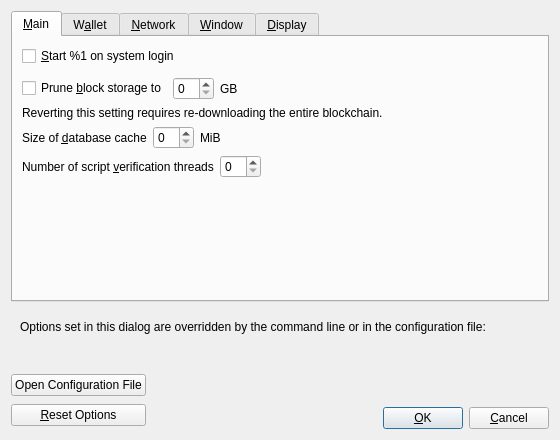
<?xml version="1.0" encoding="UTF-8"?>
<ui version="4.0">
 <class>OptionsDialog</class>
 <widget class="QDialog" name="OptionsDialog">
  <property name="geometry">
   <rect>
    <x>0</x>
    <y>0</y>
    <width>560</width>
    <height>440</height>
   </rect>
  </property>
  <property name="windowTitle">
   <string>Options</string>
  </property>
  <property name="modal">
   <bool>true</bool>
  </property>
  <layout class="QVBoxLayout" name="verticalLayout">
   <item>
    <widget class="QTabWidget" name="tabWidget">
     <property name="currentIndex">
      <number>0</number>
     </property>
     <widget class="QWidget" name="tabMain">
      <attribute name="title">
       <string>&amp;Main</string>
      </attribute>
      <layout class="QVBoxLayout" name="verticalLayout_Main">
       <item>
        <widget class="QCheckBox" name="tangerineAtStartup">
         <property name="toolTip">
          <string>Automatically start %1 after logging in to the system.</string>
         </property>
         <property name="text">
          <string>&amp;Start %1 on system login</string>
         </property>
        </widget>
       </item>
       <item>
        <spacer name="horizontalSpacer_0_Main">
         <property name="orientation">
          <enum>Qt::Horizontal</enum>
         </property>
         <property name="sizeHint" stdset="0">
          <size>
           <width>40</width>
           <height>5</height>
          </size>
         </property>
        </spacer>
       </item>
       <item>
       <layout class="QHBoxLayout" name="horizontalLayout_Main_Prune">
        <item>
         <widget class="QCheckBox" name="prune">
          <property name="toolTip">
           <string>Enabling pruning significantly reduces the disk space required to store transactions. All blocks are still fully validated. Reverting this setting requires re-downloading the entire blockchain.</string>
          </property>
          <property name="text">
           <string>Prune &amp;block storage to</string>
          </property>
         </widget>
        </item>
        <item>
         <widget class="QSpinBox" name="pruneSize"/>
        </item>
         <item>
          <widget class="QLabel" name="pruneSizeUnitLabel">
           <property name="text">
            <string>GB</string>
           </property>
           <property name="textFormat">
            <enum>Qt::PlainText</enum>
           </property>
          </widget>
         </item>
         <item>
          <spacer name="horizontalSpacer_Main_Prune">
           <property name="orientation">
            <enum>Qt::Horizontal</enum>
           </property>
           <property name="sizeHint" stdset="0">
            <size>
             <width>40</width>
             <height>20</height>
            </size>
           </property>
          </spacer>
         </item>
        </layout>
       </item>
       <item>
        <widget class="QLabel" name="pruneWarning">
         <property name="text">
          <string>Reverting this setting requires re-downloading the entire blockchain.</string>
         </property>
         <property name="textFormat">
          <enum>Qt::PlainText</enum>
         </property>
        </widget>
       </item>
       <item>
        <layout class="QHBoxLayout" name="horizontalLayout_2_Main">
         <item>
          <widget class="QLabel" name="databaseCacheLabel">
           <property name="text">
            <string>Size of &amp;database cache</string>
           </property>
           <property name="textFormat">
            <enum>Qt::PlainText</enum>
           </property>
           <property name="buddy">
            <cstring>databaseCache</cstring>
           </property>
          </widget>
         </item>
         <item>
          <widget class="QSpinBox" name="databaseCache"/>
         </item>
         <item>
          <widget class="QLabel" name="databaseCacheUnitLabel">
           <property name="text">
            <string>MiB</string>
           </property>
           <property name="textFormat">
            <enum>Qt::PlainText</enum>
           </property>
          </widget>
         </item>
         <item>
          <spacer name="horizontalSpacer_2_Main">
           <property name="orientation">
            <enum>Qt::Horizontal</enum>
           </property>
           <property name="sizeHint" stdset="0">
            <size>
             <width>40</width>
             <height>20</height>
            </size>
           </property>
          </spacer>
         </item>
        </layout>
       </item>
       <item>
        <layout class="QHBoxLayout" name="horizontalLayout_Main_VerifyLabel">
         <item>
          <widget class="QLabel" name="threadsScriptVerifLabel">
           <property name="text">
            <string>Number of script &amp;verification threads</string>
           </property>
           <property name="textFormat">
            <enum>Qt::PlainText</enum>
           </property>
           <property name="buddy">
            <cstring>threadsScriptVerif</cstring>
           </property>
          </widget>
         </item>
         <item>
          <widget class="QSpinBox" name="threadsScriptVerif">
           <property name="toolTip">
            <string>(0 = auto, &lt;0 = leave that many cores free)</string>
           </property>
          </widget>
         </item>
         <item>
          <spacer name="horizontalSpacer_Main_Threads">
           <property name="orientation">
            <enum>Qt::Horizontal</enum>
           </property>
           <property name="sizeHint" stdset="0">
            <size>
             <width>40</width>
             <height>20</height>
            </size>
           </property>
          </spacer>
         </item>
        </layout>
       </item>
       <item>
        <spacer name="verticalSpacer_Main">
         <property name="orientation">
          <enum>Qt::Vertical</enum>
         </property>
         <property name="sizeHint" stdset="0">
          <size>
           <width>20</width>
           <height>40</height>
          </size>
         </property>
        </spacer>
       </item>
      </layout>
     </widget>
     <widget class="QWidget" name="tabWallet">
      <attribute name="title">
       <string>W&amp;allet</string>
      </attribute>
      <layout class="QVBoxLayout" name="verticalLayout_Wallet">
       <item>
        <widget class="QGroupBox" name="groupBox">
         <property name="title">
          <string>Expert</string>
         </property>
         <layout class="QVBoxLayout" name="verticalLayout_2">
          <item>
           <widget class="QCheckBox" name="coinControlFeatures">
            <property name="toolTip">
             <string>Whether to show coin control features or not.</string>
            </property>
            <property name="text">
             <string>Enable coin &amp;control features</string>
            </property>
           </widget>
          </item>
          <item>
           <widget class="QCheckBox" name="spendZeroConfChange">
            <property name="toolTip">
             <string>If you disable the spending of unconfirmed change, the change from a transaction cannot be used until that transaction has at least one confirmation. This also affects how your balance is computed.</string>
            </property>
            <property name="text">
             <string>&amp;Spend unconfirmed change</string>
            </property>
           </widget>
          </item>
         </layout>
        </widget>
       </item>
       <item>
        <spacer name="verticalSpacer_Wallet">
         <property name="orientation">
          <enum>Qt::Vertical</enum>
         </property>
         <property name="sizeHint" stdset="0">
          <size>
           <width>20</width>
           <height>40</height>
          </size>
         </property>
        </spacer>
       </item>
      </layout>
     </widget>
     <widget class="QWidget" name="tabNetwork">
      <attribute name="title">
       <string>&amp;Network</string>
      </attribute>
      <layout class="QVBoxLayout" name="verticalLayout_Network">
       <item>
        <widget class="QCheckBox" name="mapPortUpnp">
         <property name="toolTip">
          <string>Automatically open the Tangerine client port on the router. This only works when your router supports UPnP and it is enabled.</string>
         </property>
         <property name="text">
          <string>Map port using &amp;UPnP</string>
         </property>
        </widget>
       </item>
       <item>
        <widget class="QCheckBox" name="mapPortNatpmp">
         <property name="toolTip">
          <string>Automatically open the Tangerine client port on the router. This only works when your router supports NAT-PMP and it is enabled. The external port could be random.</string>
         </property>
         <property name="text">
          <string>Map port using NA&amp;T-PMP</string>
         </property>
        </widget>
       </item>
       <item>
        <widget class="QCheckBox" name="allowIncoming">
         <property name="toolTip">
          <string>Accept connections from outside.</string>
         </property>
         <property name="text">
          <string>Allow incomin&amp;g connections</string>
         </property>
        </widget>
       </item>
       <item>
        <widget class="QCheckBox" name="connectSocks">
         <property name="toolTip">
          <string>Connect to the Tangerine network through a SOCKS5 proxy.</string>
         </property>
         <property name="text">
          <string>&amp;Connect through SOCKS5 proxy (default proxy):</string>
         </property>
        </widget>
       </item>
       <item>
        <layout class="QHBoxLayout" name="horizontalLayout_1_Network">
         <item>
          <widget class="QLabel" name="proxyIpLabel">
           <property name="text">
            <string>Proxy &amp;IP:</string>
           </property>
           <property name="textFormat">
            <enum>Qt::PlainText</enum>
           </property>
           <property name="buddy">
            <cstring>proxyIp</cstring>
           </property>
          </widget>
         </item>
         <item>
          <widget class="QValidatedLineEdit" name="proxyIp">
           <property name="minimumSize">
            <size>
             <width>140</width>
             <height>0</height>
            </size>
           </property>
           <property name="maximumSize">
            <size>
             <width>140</width>
             <height>16777215</height>
            </size>
           </property>
           <property name="toolTip">
            <string>IP address of the proxy (e.g. IPv4: 127.0.0.1 / IPv6: ::1)</string>
           </property>
          </widget>
         </item>
         <item>
          <widget class="QLabel" name="proxyPortLabel">
           <property name="text">
            <string>&amp;Port:</string>
           </property>
           <property name="textFormat">
            <enum>Qt::PlainText</enum>
           </property>
           <property name="buddy">
            <cstring>proxyPort</cstring>
           </property>
          </widget>
         </item>
         <item>
          <widget class="QLineEdit" name="proxyPort">
           <property name="minimumSize">
            <size>
             <width>55</width>
             <height>0</height>
            </size>
           </property>
           <property name="maximumSize">
            <size>
             <width>55</width>
             <height>16777215</height>
            </size>
           </property>
           <property name="toolTip">
            <string>Port of the proxy (e.g. 9050)</string>
           </property>
          </widget>
         </item>
         <item>
          <spacer name="horizontalSpacer_1_Network">
           <property name="orientation">
            <enum>Qt::Horizontal</enum>
           </property>
           <property name="sizeHint" stdset="0">
            <size>
             <width>40</width>
             <height>20</height>
            </size>
           </property>
          </spacer>
         </item>
        </layout>
       </item>
       <item>
        <layout class="QHBoxLayout" name="horizontalLayout_2_Network">
         <item>
          <widget class="QLabel" name="proxyActiveNets">
           <property name="text">
            <string>Used for reaching peers via:</string>
           </property>
           <property name="textFormat">
            <enum>Qt::PlainText</enum>
           </property>
          </widget>
         </item>
         <item>
          <widget class="QCheckBox" name="proxyReachIPv4">
           <property name="enabled">
            <bool>false</bool>
           </property>
           <property name="toolTip">
            <string>Shows if the supplied default SOCKS5 proxy is used to reach peers via this network type.</string>
           </property>
           <property name="text">
            <string/>
           </property>
          </widget>
         </item>
         <item>
          <widget class="QLabel" name="proxyReachIPv4Label">
           <property name="text">
            <string>IPv4</string>
           </property>
           <property name="textFormat">
            <enum>Qt::PlainText</enum>
           </property>
          </widget>
         </item>
         <item>
          <widget class="QCheckBox" name="proxyReachIPv6">
           <property name="enabled">
            <bool>false</bool>
           </property>
           <property name="toolTip">
            <string>Shows if the supplied default SOCKS5 proxy is used to reach peers via this network type.</string>
           </property>
           <property name="text">
            <string/>
           </property>
          </widget>
         </item>
         <item>
          <widget class="QLabel" name="proxyReachIPv6Label">
           <property name="text">
            <string>IPv6</string>
           </property>
           <property name="textFormat">
            <enum>Qt::PlainText</enum>
           </property>
          </widget>
         </item>
         <item>
          <widget class="QCheckBox" name="proxyReachTor">
           <property name="enabled">
            <bool>false</bool>
           </property>
           <property name="toolTip">
            <string>Shows if the supplied default SOCKS5 proxy is used to reach peers via this network type.</string>
           </property>
           <property name="text">
            <string/>
           </property>
          </widget>
         </item>
         <item>
          <widget class="QLabel" name="proxyReachTorLabel">
           <property name="text">
            <string>Tor</string>
           </property>
           <property name="textFormat">
            <enum>Qt::PlainText</enum>
           </property>
          </widget>
         </item>
         <item>
          <spacer name="horizontalSpacer_2_Network">
           <property name="orientation">
            <enum>Qt::Horizontal</enum>
           </property>
           <property name="sizeHint" stdset="0">
            <size>
             <width>40</width>
             <height>20</height>
            </size>
           </property>
          </spacer>
         </item>
        </layout>
       </item>
       <item>
        <widget class="QCheckBox" name="connectSocksTor">
         <property name="toolTip">
          <string>Connect to the Tangerine network through a separate SOCKS5 proxy for Tor onion services.</string>
         </property>
         <property name="text">
          <string>Use separate SOCKS&amp;5 proxy to reach peers via Tor onion services:</string>
         </property>
        </widget>
       </item>
       <item>
        <layout class="QHBoxLayout" name="horizontalLayout_3_Network">
         <item>
          <widget class="QLabel" name="proxyIpTorLabel">
           <property name="text">
            <string>Proxy &amp;IP:</string>
           </property>
           <property name="textFormat">
            <enum>Qt::PlainText</enum>
           </property>
           <property name="buddy">
            <cstring>proxyIpTor</cstring>
           </property>
          </widget>
         </item>
         <item>
          <widget class="QValidatedLineEdit" name="proxyIpTor">
           <property name="minimumSize">
            <size>
             <width>140</width>
             <height>0</height>
            </size>
           </property>
           <property name="maximumSize">
            <size>
             <width>140</width>
             <height>16777215</height>
            </size>
           </property>
           <property name="toolTip">
            <string>IP address of the proxy (e.g. IPv4: 127.0.0.1 / IPv6: ::1)</string>
           </property>
          </widget>
         </item>
         <item>
          <widget class="QLabel" name="proxyPortTorLabel">
           <property name="text">
            <string>&amp;Port:</string>
           </property>
           <property name="textFormat">
            <enum>Qt::PlainText</enum>
           </property>
           <property name="buddy">
            <cstring>proxyPortTor</cstring>
           </property>
          </widget>
         </item>
         <item>
          <widget class="QLineEdit" name="proxyPortTor">
           <property name="minimumSize">
            <size>
             <width>55</width>
             <height>0</height>
            </size>
           </property>
           <property name="maximumSize">
            <size>
             <width>55</width>
             <height>16777215</height>
            </size>
           </property>
           <property name="toolTip">
            <string>Port of the proxy (e.g. 9050)</string>
           </property>
          </widget>
         </item>
         <item>
          <spacer name="horizontalSpacer_4_Network">
           <property name="orientation">
            <enum>Qt::Horizontal</enum>
           </property>
           <property name="sizeHint" stdset="0">
            <size>
             <width>40</width>
             <height>20</height>
            </size>
           </property>
          </spacer>
         </item>
        </layout>
       </item>
       <item>
        <spacer name="verticalSpacer_Network">
         <property name="orientation">
          <enum>Qt::Vertical</enum>
         </property>
         <property name="sizeHint" stdset="0">
          <size>
           <width>20</width>
           <height>40</height>
          </size>
         </property>
        </spacer>
       </item>
      </layout>
     </widget>
     <widget class="QWidget" name="tabWindow">
      <attribute name="title">
       <string>&amp;Window</string>
      </attribute>
      <layout class="QVBoxLayout" name="verticalLayout_Window">
       <item>
        <widget class="QCheckBox" name="showTrayIcon">
         <property name="toolTip">
          <string>Show the icon in the system tray.</string>
         </property>
         <property name="text">
          <string>&amp;Show tray icon</string>
         </property>
         <property name="checked">
          <bool>true</bool>
         </property>
        </widget>
       </item>
       <item>
        <widget class="QCheckBox" name="minimizeToTray">
         <property name="toolTip">
          <string>Show only a tray icon after minimizing the window.</string>
         </property>
         <property name="text">
          <string>&amp;Minimize to the tray instead of the taskbar</string>
         </property>
        </widget>
       </item>
       <item>
        <widget class="QCheckBox" name="minimizeOnClose">
         <property name="toolTip">
          <string>Minimize instead of exit the application when the window is closed. When this option is enabled, the application will be closed only after selecting Exit in the menu.</string>
         </property>
         <property name="text">
          <string>M&amp;inimize on close</string>
         </property>
        </widget>
       </item>
       <item>
        <spacer name="verticalSpacer_Window">
         <property name="orientation">
          <enum>Qt::Vertical</enum>
         </property>
         <property name="sizeHint" stdset="0">
          <size>
           <width>20</width>
           <height>40</height>
          </size>
         </property>
        </spacer>
       </item>
      </layout>
     </widget>
     <widget class="QWidget" name="tabDisplay">
      <attribute name="title">
       <string>&amp;Display</string>
      </attribute>
      <layout class="QVBoxLayout" name="verticalLayout_Display">
       <item>
        <layout class="QHBoxLayout" name="horizontalLayout_1_Display">
         <item>
          <widget class="QLabel" name="langLabel">
           <property name="text">
            <string>User Interface &amp;language:</string>
           </property>
           <property name="textFormat">
            <enum>Qt::PlainText</enum>
           </property>
           <property name="buddy">
            <cstring>lang</cstring>
           </property>
          </widget>
         </item>
         <item>
          <widget class="QValueComboBox" name="lang">
           <property name="toolTip">
            <string>The user interface language can be set here. This setting will take effect after restarting %1.</string>
           </property>
          </widget>
         </item>
        </layout>
       </item>
       <item>
        <layout class="QHBoxLayout" name="horizontalLayout_2_Display">
         <item>
          <widget class="QLabel" name="unitLabel">
           <property name="text">
            <string>&amp;Unit to show amounts in:</string>
           </property>
           <property name="textFormat">
            <enum>Qt::PlainText</enum>
           </property>
           <property name="buddy">
            <cstring>unit</cstring>
           </property>
          </widget>
         </item>
         <item>
          <widget class="QValueComboBox" name="unit">
           <property name="toolTip">
            <string>Choose the default subdivision unit to show in the interface and when sending coins.</string>
           </property>
          </widget>
         </item>
        </layout>
       </item>
       <item>
        <layout class="QHBoxLayout" name="horizontalLayout_3_Display">
         <item>
          <widget class="QLabel" name="thirdPartyTxUrlsLabel">
           <property name="toolTip">
            <string>Third party URLs (e.g. a block explorer) that appear in the transactions tab as context menu items. %s in the URL is replaced by transaction hash. Multiple URLs are separated by vertical bar |.</string>
           </property>
           <property name="text">
            <string>&amp;Third party transaction URLs</string>
           </property>
           <property name="buddy">
            <cstring>thirdPartyTxUrls</cstring>
           </property>
          </widget>
         </item>
         <item>
          <widget class="QLineEdit" name="thirdPartyTxUrls">
           <property name="toolTip">
            <string>Third party URLs (e.g. a block explorer) that appear in the transactions tab as context menu items. %s in the URL is replaced by transaction hash. Multiple URLs are separated by vertical bar |.</string>
           </property>
           <property name="placeholderText">
            <string notr="true">https://example.com/tx/%s</string>
           </property>
          </widget>
         </item>
        </layout>
       </item>
       <item>
        <widget class="QGroupBox" name="font_groupBox">
         <property name="title">
          <string>Monospaced font in the Overview tab:</string>
         </property>
         <layout class="QVBoxLayout" name="font_verticalLayout">
          <item>
           <layout class="QHBoxLayout" name="embeddedFont_horizontalLayout">
            <item>
             <widget class="QRadioButton" name="embeddedFont_radioButton">
              <property name="text">
               <string>embedded &quot;%1&quot;</string>
              </property>
             </widget>
            </item>
            <item>
             <spacer name="embeddedFont_horizontalSpacer">
              <property name="orientation">
               <enum>Qt::Horizontal</enum>
              </property>
              <property name="sizeHint" stdset="0">
               <size>
                <width>40</width>
                <height>20</height>
               </size>
              </property>
             </spacer>
            </item>
            <item>
             <layout class="QVBoxLayout" name="embeddedFont_verticalLayout">
              <item>
               <widget class="QLabel" name="embeddedFont_label_1">
                <property name="text">
                 <string>111.11111111 TNG</string>
                </property>
               </widget>
              </item>
              <item>
               <widget class="QLabel" name="embeddedFont_label_9">
                <property name="text">
                 <string>909.09090909 TNG</string>
                </property>
               </widget>
              </item>
             </layout>
            </item>
           </layout>
          </item>
          <item>
           <widget class="Line" name="font_line">
            <property name="orientation">
             <enum>Qt::Horizontal</enum>
            </property>
           </widget>
          </item>
          <item>
           <layout class="QHBoxLayout" name="systemFont_horizontalLayout">
            <item>
             <widget class="QRadioButton" name="systemFont_radioButton">
              <property name="text">
               <string>closest matching &quot;%1&quot;</string>
              </property>
             </widget>
            </item>
            <item>
             <spacer name="systemFont_horizontalSpacer">
              <property name="orientation">
               <enum>Qt::Horizontal</enum>
              </property>
              <property name="sizeHint" stdset="0">
               <size>
                <width>40</width>
                <height>20</height>
               </size>
              </property>
             </spacer>
            </item>
            <item>
             <layout class="QVBoxLayout" name="systemFont_verticalLayout">
              <item>
               <widget class="QLabel" name="systemFont_label_1">
                <property name="text">
                 <string>111.11111111 TNG</string>
                </property>
               </widget>
              </item>
              <item>
               <widget class="QLabel" name="systemFont_label_9">
                <property name="text">
                 <string>909.09090909 TNG</string>
                </property>
               </widget>
              </item>
             </layout>
            </item>
           </layout>
          </item>
         </layout>
        </widget>
       </item>
       <item>
        <spacer name="verticalSpacer_Display">
         <property name="orientation">
          <enum>Qt::Vertical</enum>
         </property>
         <property name="sizeHint" stdset="0">
          <size>
           <width>20</width>
           <height>40</height>
          </size>
         </property>
        </spacer>
       </item>
      </layout>
     </widget>
    </widget>
   </item>
   <item>
    <widget class="QFrame" name="frame">
     <layout class="QVBoxLayout" name="verticalLayout_Bottom">
      <item>
       <layout class="QHBoxLayout" name="horizontalLayout_Bottom">
        <item>
         <widget class="QLabel" name="overriddenByCommandLineInfoLabel">
          <property name="text">
           <string>Options set in this dialog are overridden by the command line or in the configuration file:</string>
          </property>
          <property name="textFormat">
           <enum>Qt::PlainText</enum>
          </property>
         </widget>
        </item>
        <item>
         <spacer name="horizontalSpacer_Bottom">
          <property name="orientation">
           <enum>Qt::Horizontal</enum>
          </property>
          <property name="sizeHint" stdset="0">
           <size>
            <width>40</width>
            <height>20</height>
           </size>
          </property>
         </spacer>
        </item>
       </layout>
      </item>
      <item>
       <widget class="QLabel" name="overriddenByCommandLineLabel">
        <property name="text">
         <string/>
        </property>
        <property name="textFormat">
         <enum>Qt::PlainText</enum>
        </property>
        <property name="wordWrap">
         <bool>true</bool>
        </property>
       </widget>
      </item>
     </layout>
    </widget>
   </item>
   <item>
    <layout class="QHBoxLayout" name="horizontalLayout_Buttons">
     <item>
      <layout class="QVBoxLayout" name="verticalLayout_Buttons">
       <item>
        <widget class="QPushButton" name="openTangerineConfButton">
         <property name="toolTip">
          <string>Open the %1 configuration file from the working directory.</string>
         </property>
         <property name="text">
          <string>Open Configuration File</string>
         </property>
         <property name="autoDefault">
          <bool>false</bool>
         </property>
        </widget>
       </item>
       <item>
        <widget class="QPushButton" name="resetButton">
         <property name="toolTip">
          <string>Reset all client options to default.</string>
         </property>
         <property name="text">
          <string>&amp;Reset Options</string>
         </property>
         <property name="autoDefault">
          <bool>false</bool>
         </property>
        </widget>
       </item>
      </layout>
     </item>
     <item>
      <spacer name="horizontalSpacer_1">
       <property name="orientation">
        <enum>Qt::Horizontal</enum>
       </property>
       <property name="sizeHint" stdset="0">
        <size>
         <width>40</width>
         <height>48</height>
        </size>
       </property>
      </spacer>
     </item>
     <item>
      <widget class="QLabel" name="statusLabel">
       <property name="minimumSize">
        <size>
         <width>200</width>
         <height>0</height>
        </size>
       </property>
       <property name="font">
        <font>
         <weight>75</weight>
         <bold>true</bold>
        </font>
       </property>
       <property name="text">
        <string/>
       </property>
       <property name="textFormat">
        <enum>Qt::PlainText</enum>
       </property>
       <property name="wordWrap">
        <bool>true</bool>
       </property>
      </widget>
     </item>
     <item>
      <spacer name="horizontalSpacer_2">
       <property name="orientation">
        <enum>Qt::Horizontal</enum>
       </property>
       <property name="sizeHint" stdset="0">
        <size>
         <width>40</width>
         <height>48</height>
        </size>
       </property>
      </spacer>
     </item>
     <item>
      <layout class="QVBoxLayout" name="verticalLayout_4">
       <item>
        <spacer name="verticalSpacer">
         <property name="orientation">
          <enum>Qt::Vertical</enum>
         </property>
         <property name="sizeHint" stdset="0">
          <size>
           <width>20</width>
           <height>40</height>
          </size>
         </property>
        </spacer>
       </item>
       <item>
        <layout class="QHBoxLayout" name="horizontalLayout">
         <item>
          <widget class="QPushButton" name="okButton">
           <property name="text">
            <string>&amp;OK</string>
           </property>
           <property name="autoDefault">
            <bool>false</bool>
           </property>
           <property name="default">
            <bool>true</bool>
           </property>
          </widget>
         </item>
         <item>
          <widget class="QPushButton" name="cancelButton">
           <property name="text">
            <string>&amp;Cancel</string>
           </property>
           <property name="autoDefault">
            <bool>false</bool>
           </property>
          </widget>
         </item>
        </layout>
       </item>
      </layout>
     </item>
    </layout>
   </item>
  </layout>
 </widget>
 <customwidgets>
  <customwidget>
   <class>QValidatedLineEdit</class>
   <extends>QLineEdit</extends>
   <header>qt/qvalidatedlineedit.h</header>
  </customwidget>
  <customwidget>
   <class>QValueComboBox</class>
   <extends>QComboBox</extends>
   <header>qt/qvaluecombobox.h</header>
  </customwidget>
 </customwidgets>
 <resources/>
 <connections/>
</ui>
